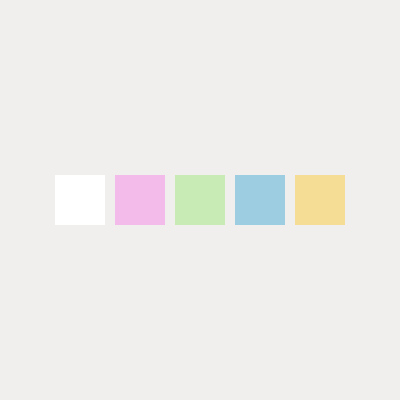
Frame 1 (no input)
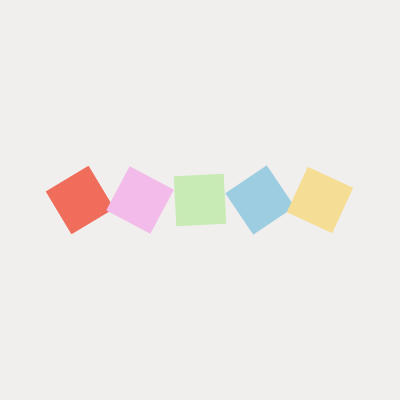
Frame 60 (the mouse pressed at the canvas centre just before this capture)
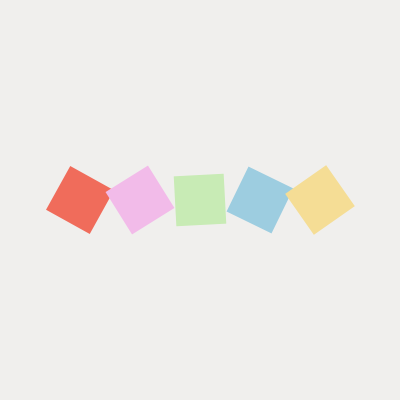
Frame 120 (the mouse held since frame 60 and released just before this capture)

The Processing sketch that drew these frames (run headless with seeded random() and noise(); from frame 60 on, the mouse is pressed at the canvas centre):

// Processing sketch: week3_2
// ── week3_2.pde
// multiple rectangles using an array

float[] angles = {0, 0, 0, 0, 0};
float[] speeds = {1, 2, 3, 4, 5};

float xpos = 80;
float xstep = 60;

void setup() {
  size(400, 400);
  rectMode(CENTER);
}


void draw(){
  background(240, 239, 237);
  
  for(int i = 0; i<angles.length; i++){
    pushMatrix();
      noStroke();
      translate(xpos + (xstep * i), height/2);
      rotate(radians(angles[i]));
      rect(0, 0, 50, 50);
      angles[i] = angles[i] + speeds[i];
    popMatrix();
    
    switch(i) {
      case 4: 
        fill(240, 108, 91); //red
        break;
      case 0:
        fill(242, 187, 233); //pink
        break;
      case 1:
        fill(200, 235, 181); //green
        break;
      case 2:
        fill(157, 205, 224); //blue
        break;
      case 3:
        fill(245, 221, 149); //yellow
        break;
        
    }
  }
}
